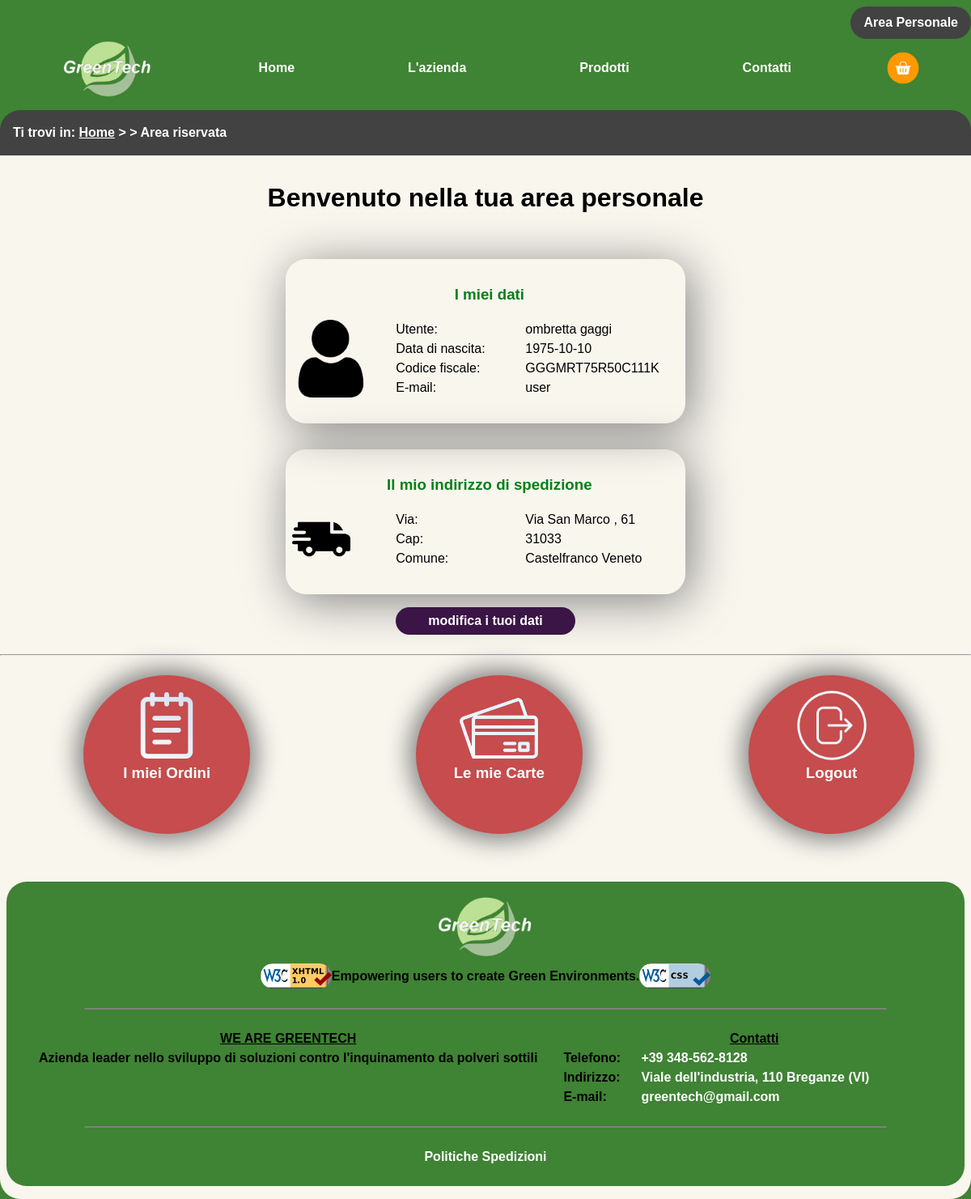
The app's page /php/area_riservata.php (signed in) with its own data.
### tables this page shows
CREATE TABLE `utente` (
  `dataNascita` date NOT NULL,
  `email` varchar(50) NOT NULL,
  `civico` varchar(6) NOT NULL,
  `nome` varchar(20) NOT NULL,
  `cognome` varchar(20) NOT NULL,
  `cap` varchar(10) NOT NULL,
  `via` varchar(30) NOT NULL,
  `password` varchar(100) NOT NULL,
  `comune` varchar(6) NOT NULL,
  `cf` varchar(16) NOT NULL
);

CREATE TABLE `comune` (
  `istat` varchar(6) NOT NULL,
  `nomeComune` varchar(40) NOT NULL,
  `provincia` varchar(20) NOT NULL
);

### php/connessione.php (called while the page is built, shortened)
<?php
    class connection{
        private  $HOST = 'localhost';
        private  $USERNAME = 'ylovato';
        private  $PASSWORD = 'eeThoirahGeiB0ku';
        private  $DATABASE = 'ylovato';
        private $connessione;
        public function __construct(){
            $this->connessione = mysqli_connect($this->HOST,$this->USERNAME,
                $this->PASSWORD,$this->DATABASE);
        }
        public function getConnection(){
            return $this->connessione;
        }
        public function isConnected(){
            if($this->connessione->connect_errno){
                return false;
            }
            else{
                return true;
            }
        }
 }

### php/nuovo_utente.php (called while the page is built, shortened)
<?php
require_once "connessione.php";
class utente
{
   private $cf;
   private $data_nascita;
   private $email;
   private $civico;
   private $nome;
   private $cognome;
   private $cap;
   private $via;
   private $comune;
    public function __construct($cf,$data_nascita,$email,$civico,$nome,$cognome,$via,$password,$comune,$cap,$isHashed){
        $this->cf=$cf;
        $this->data_nascita=$data_nascita;
        $this->email=$email;
        $this->civico=$civico;
        $this->nome=$nome;
        $this->cognome=$cognome;
        $this->cap=$cap;
        $this->via=$via;
        $this->comune=$comune;
    }
    public static function getNewUtente($email, connection $db){
        $queryResult = mysqli_query($db->getConnection(),"SELECT cf,dataNascita,email,civico,nome,cognome,via,password,comune,cap FROM utente WHERE email=\"$email\"");
        if(mysqli_affected_rows($db->getConnection())==1)
        {
            $rows= $queryResult->fetch_assoc();
            return new utente($rows['cf'], $rows['dataNascita'], $rows['email'], $rows['civico'], $rows['nome'], $rows['cognome'], $rows['via'], $rows['password'], $rows['comune'], $rows['cap'],true);
        }
        else return null;
    }
    public function getCf(){
        return $this->cf;
    }
    public function getDataNascita(){
        return $this->data_nascita;
    }
    public function getEmail(){
        return $this->email;
    }
    public function getCivico(){
        return $this->civico;
    }
    public function getNome(){
        return $this->nome;
    }
    public function getCognome(){
        return $this->cognome;
    }
    public function getCap(){
        return $this->cap;
    }
    public function getVia(){
        return $this->via;
    }
    public function getNomeComune(connection $db)
    {
        $queryResult = mysqli_query($db->getConnection(),"SELECT nomeComune FROM comune WHERE istat=\"$this->comune\"");
        if(mysqli_affected_rows($db->getConnection())==1)
        {
            $rows=$queryResult->fetch_assoc();
            return $rows['nomeComune'];
        }
        else return null;
    }
}
?>

### php/area_riservata.php (the view, shortened to what this page needs)
<?php
require_once "connessione.php";
require_once "nuovo_utente.php";
function creaSelection(&$paginaHTML,$nomeComune,$connessione)
{
    $insert="<select id='comune' name='comune' title='inserisci il comune'>";
    if($connessione->isConnected())
    {
        $queryResult = mysqli_query($connessione->getConnection(),"SELECT nomeComune FROM comune ORDER BY nomeComune");
        if(mysqli_affected_rows($connessione->getConnection())>0)
        {
            while($rows=$queryResult->fetch_assoc()){
                if ($rows['nomeComune'] == $nomeComune)
                    $insert .= '<option selected="selected">';
                else
                    $insert .= "<option>";
                $insert .=$rows['nomeComune']."</option>";
            }
            $insert .="</select>";
            $paginaHTML = str_replace('<select></select>', $insert, $paginaHTML);
        }
    }
}
function creaPagina(&$paginaHTML,$connessione,$utente){
    $insert = "<dl class='personal_data'><dt>Utente: </dt><dd><span id='nomeUtente'>".$utente->getNome()."</span> <span id='cognomeUtente'>".$utente->getCognome()."</span> </dd><dt>Data di nascita: </dt><dd id='data_nascitaUtente'>".$utente->getDataNascita()."</dd><dt>Codice fiscale: </dt><dd id='cfUtente'>".$utente->getCf()."</dd><dt>E-mail: </dt><dd id='emailUtente'>".$utente->getEmail()."</dd>";
    $paginaHTML = str_replace("<dl class='personal_data'>",$insert , $paginaHTML);
    $insert = "<dl class='shipment_data'><dt>Via: </dt><dd><span id='viaUtente'>".$utente->getVia()."</span> , <span id='civicoUtente'>".$utente->getCivico()."</span></dd><dt>Cap: </dt><dd id='capUtente'>".$utente->getCap()."</dd><dt>Comune: </dt><dd id='comuneUtente'>".$utente->getNomeComune($connessione)."</dd>";
    $paginaHTML = str_replace("<dl class='shipment_data'>",$insert , $paginaHTML);
    creaSelection($paginaHTML,$utente->getNomeComune($connessione),$connessione);
}
if((isset($_SESSION['connect'])&&isset($_SESSION['utente']))&&($_SESSION['connect']==true && $_SESSION['utente']!=""))
{
    $connessione = new connection();
    if($connessione->isConnected())
    {
        $email = $_SESSION['utente'];
        $utente = utente::getNewUtente($email,$connessione);
        if($utente)
        {
            $paginaHTML = file_get_contents("..".DIRECTORY_SEPARATOR."html".DIRECTORY_SEPARATOR."area_riservata.html");
            if(isset($_POST['submit']))
            {
                $insert = '<p id="erroreInserimento">';
                $datiAggiornati = false;
                if (isset($_POST['via'])&&controllaVia($_POST['via']))
                {
                    if (!$utente->setVia(sanitize($_POST['via']), $connessione))
                    $insert .= 'non è stato possibile modificare la via .';
                    else  $datiAggiornati=true;
                }
                else if(!controllaVia($_POST['via']))  $insert .= 'campo via non valido .';
                if (isset($_POST['civico'])&&controllaCivico($_POST['civico']))
                {
                    if (!$utente->setCivico(sanitize($_POST['civico']), $connessione))
                    $insert .= 'non è stato possibile modificare il civico .';
                    else  $datiAggiornati=true;
                }
                else if(!controllaCivico($_POST['civico'])) $insert .= 'campo civico non valido .';
                if (isset($_POST['comune']))
                {
                    if (!$utente->setComune_byNomeComune($_POST['comune'], $connessione))
                    $insert .= 'non è stato possibile modificare il comune .';
                    else  $datiAggiornati=true;
                }
                if (isset($_POST['cap'])&&controllaCap($_POST['cap']))
                {
                    if (!$utente->setCap(sanitize($_POST['cap']), $connessione))
                    $insert .= 'non è stato possibile modificare il cap .';
                    else  $datiAggiornati=true;
                }
                else if(!controllaCap($_POST['cap']))  $insert .= 'campo cap non valido .';
                if (isset($_POST['nome'])&&controllaNome($_POST['nome']))
                {
                    if (!$utente->setNome(sanitize($_POST['nome']), $connessione))
                    $insert .= 'non è stato possibile modificare il nome .';
                    else  $datiAggiornati=true;
                }
                else if (!controllaNome($_POST['nome'])) $insert .= 'campo nome non valido .';
                if (isset($_POST['cognome'])&&controllaCognome($_POST['cognome']))
                {
                    if (!$utente->setCognome(sanitize($_POST['cognome']), $connessione))
                    $insert .= 'non è stato possibile modificare il cognome .';
                    else  $datiAggiornati=true;
                }
                else if(!controllaCognome($_POST['cognome'])) $insert .= 'campo cognome non valido .';
                if (isset($_POST['data_nascita'])&&$_POST['data_nascita']!='')
                {
                    if (!$utente->setDataNascita($_POST['data_nascita'], $connessione))
                    $insert .= 'non è stato possibile modificare la data di nascita .';
                    else  $datiAggiornati=true;
                }
                if (isset($_POST['cf'])&&controllaCf($_POST['cf']))
                {
                    if (!$utente->setCf(sanitize($_POST['cf']), $connessione))
                    $insert .= 'non è stato possibile modificare il codice fiscale .';
                    else  $datiAggiornati=true;
                }
                else if(!controllaCf($_POST['cf'])) $insert .= 'campo codice fiscale non valido .';
                if ((isset($_POST['vecchiaPassword'])&&isset($_POST['nuovaPassword']))&&controllaPassword($_POST['vecchiaPassword'])&&controllaPassword($_POST['nuovaPassword']))
                {
                    if (!$utente->setPassword(sanitize($_POST['vecchiaPassword']),sanitize($_POST['nuovaPassword']),$connessione))
                    $insert .= 'non è stato possibile modificare la password .';
                    else  $datiAggiornati=true;
                }
                else if(controllaPassword($_POST['vecchiaPassword'])&&controllaPassword($_POST['nuovaPassword'])) $insert .= 'campo password non valido .';
                $insert='</p>';
                if($insert!='<p id="erroreInserimento"></p>') $paginaHTML = str_replace('<p id="erroreInserimento"></p>',$insert , $paginaHTML);
                if ($datiAggiornati) $paginaHTML = str_replace('<p id="dati_aggiornati"></p>', '<p id="dati_aggiornati">Campi aggiornati</p>', $paginaHTML);
                creaPagina($paginaHTML, $connessione, $utente);
                echo $paginaHTML;
                }
                else
                {
                    creaPagina($paginaHTML, $connessione, $utente);
                    echo $paginaHTML;
                }
            }
        }
}
else
{
    header('location:../html/index.html');
    exit();
}
?>

### style/mini.css (style rules this page uses)
body { border-radius: 0px; }
header { padding-top: 1em; }
header h1 { margin: 0em 0; }
#link_carrello img { width: 3em; }
#menu_header { display: none; }
#menu_footer { padding-top: 6em; padding-bottom: 5em; }
#menu_footer ul { max-width: 80%; }
#menu_footer a, #menu_footer .current_selected { padding: 1em 0; }
#menu_footer li { display: inline; }
dl.personal_data, dl.shipment_data { background: none; padding-left: 0em; }
h3.personal_data { background: url(../Immagini/background/icon/user.png) left no-repeat; background-size: contain; background-position: 15%; }
h3.shipment_data { background: url(../Immagini/background/icon/delivery.png) left no-repeat; background-size: 2em; }
.personal_data dt, .shipment_data dt { float: none; font-weight: bold; }
.personal_data dd, .shipment_data dd { text-align: center; margin-left: 0; padding-bottom: 1em; }
#footer_head img { width: 13%; height: 33%; }
#dati_contatto { font-size: 0.9em; }
#dati_contatto dt { margin-bottom: 1em; clear: left; }
#dati_contatto dd { margin-bottom: 1em; }
.first_link_menu { border-radius: 20px 20px 0 0; }
.last_link_menu { border-radius: 0 0 20px 20px; }

### style/print.css (style rules this page uses)
header, nav, link, menu, #footer_head, .torna_su, iframe, .cash_card { display: none; }
body { font-size: 12pt !important; box-shadow: none !important; }
* { print-color-adjust: exact; color-adjust: exact; font-family:"Times New Roman" ; font-size: 12pt ; box-shadow: none !important; background-color: white !important; }
a { color: blue; }

### records on screen
utente: nome "ombretta", cognome "gaggi", dataNascita "1975-10-10", cf "GGGMRT75R50C111K", email "user", via "Via San Marco", civico "61", cap "31033"
comune: nomeComune "Castelfranco Veneto"
